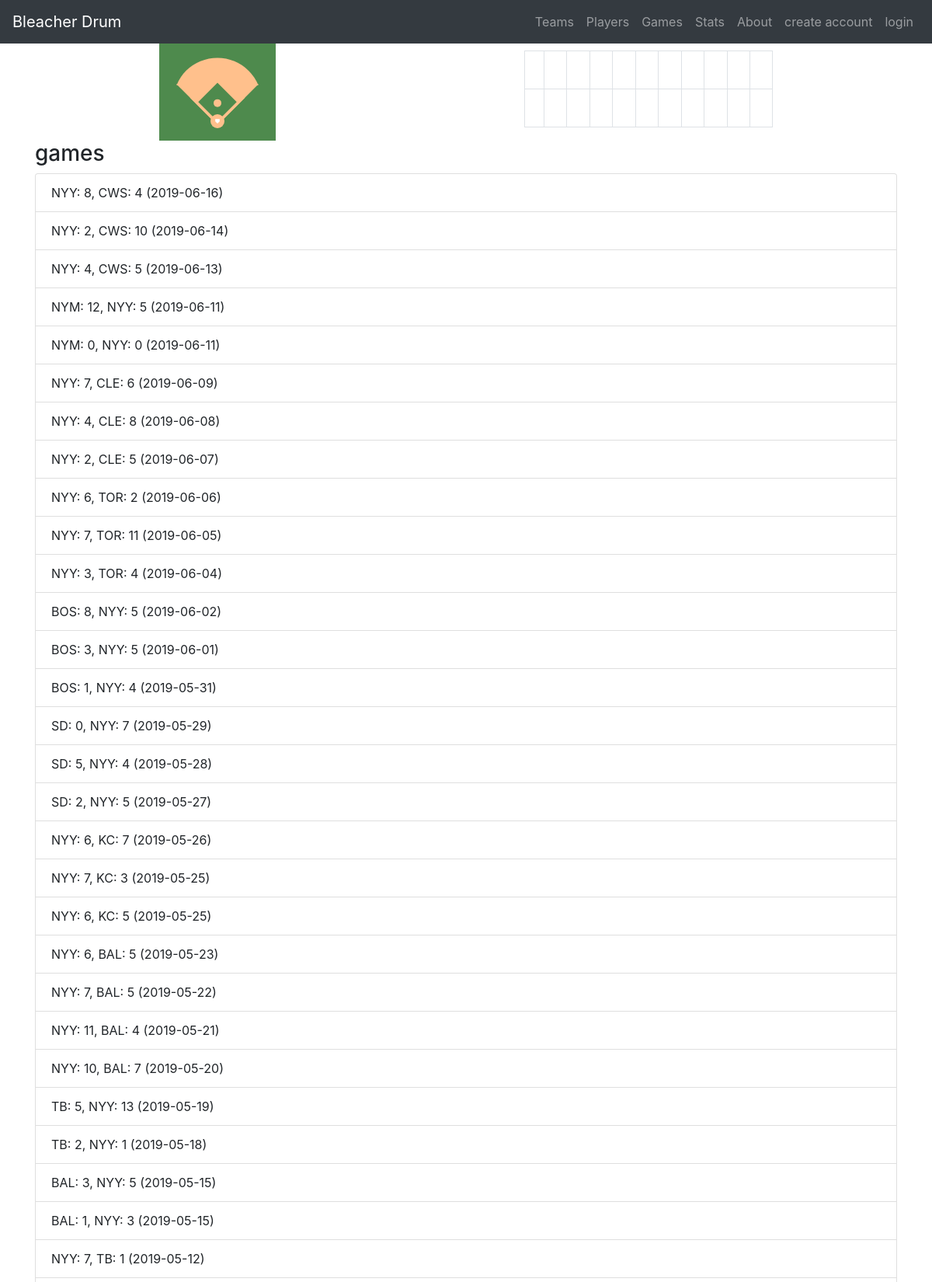
/games/ (upper part), run on the app's committed database.
### lineup_app/models.py (models this page shows)
class Game(models.Model):
    team_home = models.ForeignKey(Team, on_delete=models.CASCADE, related_name='team_home')
    team_away = models.ForeignKey(Team, on_delete=models.CASCADE, related_name='team_away')
    runs_home = models.IntegerField()
    runs_away = models.IntegerField()
    date = models.DateField(default=django.utils.timezone.now)
    def __str__(self):
        return str(self.team_away) + ': ' + str(self.runs_away) + ', ' + str(self.team_home) + ': ' + str(self.runs_home) + ' (' + str(self.date) + ')'

class Team(models.Model):
    location = models.CharField(max_length=50)
    name = models.CharField(max_length=50)
    abbr = models.CharField(max_length=3)
    def __str__(self):
        return self.abbr

### lineup_app/views.py (the view)
# urls.py: path('games/', views.view_games),
def view_games(request):
    games = Game.objects.order_by('-date').all()
    context = {'games': games}
    return render(request, 'lineup_app/view_games.html', context)

### lineup_app/templates/lineup_app/view_games.html (shortened to what this page needs)
{% extends 'lineup_app/header.html' %}
{% load static %}
{% block content %}
<h3>games</h3>
<ul class='list-group'>
    {% for game in games %}
    <li class='list-group-item'>{{ game }}</li>
    {% endfor %}
</ul>
{% endblock %}

### data on the page
Game: team_away+runs_away+team_home "NYY: 8, CWS: 4 (2019-06-16)"
Game: team_away+runs_away+team_home "NYY: 2, CWS: 10 (2019-06-14)"
Game: team_away+runs_away+team_home "NYY: 4, CWS: 5 (2019-06-13)"
Game: team_away+runs_away+team_home "NYM: 12, NYY: 5 (2019-06-11)"
Game: team_away+runs_away+team_home "NYM: 0, NYY: 0 (2019-06-11)"
Game: team_away+runs_away+team_home "NYY: 7, CLE: 6 (2019-06-09)"
Game: team_away+runs_away+team_home "NYY: 4, CLE: 8 (2019-06-08)"
Game: team_away+runs_away+team_home "NYY: 2, CLE: 5 (2019-06-07)"
Game: team_away+runs_away+team_home "NYY: 6, TOR: 2 (2019-06-06)"
Game: team_away+runs_away+team_home "NYY: 7, TOR: 11 (2019-06-05)"
Game: team_away+runs_away+team_home "NYY: 3, TOR: 4 (2019-06-04)"
Game: team_away+runs_away+team_home "BOS: 8, NYY: 5 (2019-06-02)"
Game: team_away+runs_away+team_home "BOS: 3, NYY: 5 (2019-06-01)"
Game: team_away+runs_away+team_home "BOS: 1, NYY: 4 (2019-05-31)"
Game: team_away+runs_away+team_home "SD: 0, NYY: 7 (2019-05-29)"
Game: team_away+runs_away+team_home "SD: 5, NYY: 4 (2019-05-28)"
Game: team_away+runs_away+team_home "SD: 2, NYY: 5 (2019-05-27)"
Game: team_away+runs_away+team_home "NYY: 6, KC: 7 (2019-05-26)"
Game: team_away+runs_away+team_home "NYY: 7, KC: 3 (2019-05-25)"
Game: team_away+runs_away+team_home "NYY: 6, KC: 5 (2019-05-25)"
Game: team_away+runs_away+team_home "NYY: 6, BAL: 5 (2019-05-23)"
Game: team_away+runs_away+team_home "NYY: 7, BAL: 5 (2019-05-22)"
Game: team_away+runs_away+team_home "NYY: 11, BAL: 4 (2019-05-21)"
Game: team_away+runs_away+team_home "NYY: 10, BAL: 7 (2019-05-20)"
Game: team_away+runs_away+team_home "TB: 5, NYY: 13 (2019-05-19)"
Game: team_away+runs_away+team_home "TB: 2, NYY: 1 (2019-05-18)"
Game: team_away+runs_away+team_home "BAL: 3, NYY: 5 (2019-05-15)"
Game: team_away+runs_away+team_home "BAL: 1, NYY: 3 (2019-05-15)"
Game: team_away+runs_away+team_home "NYY: 7, TB: 1 (2019-05-12)"
